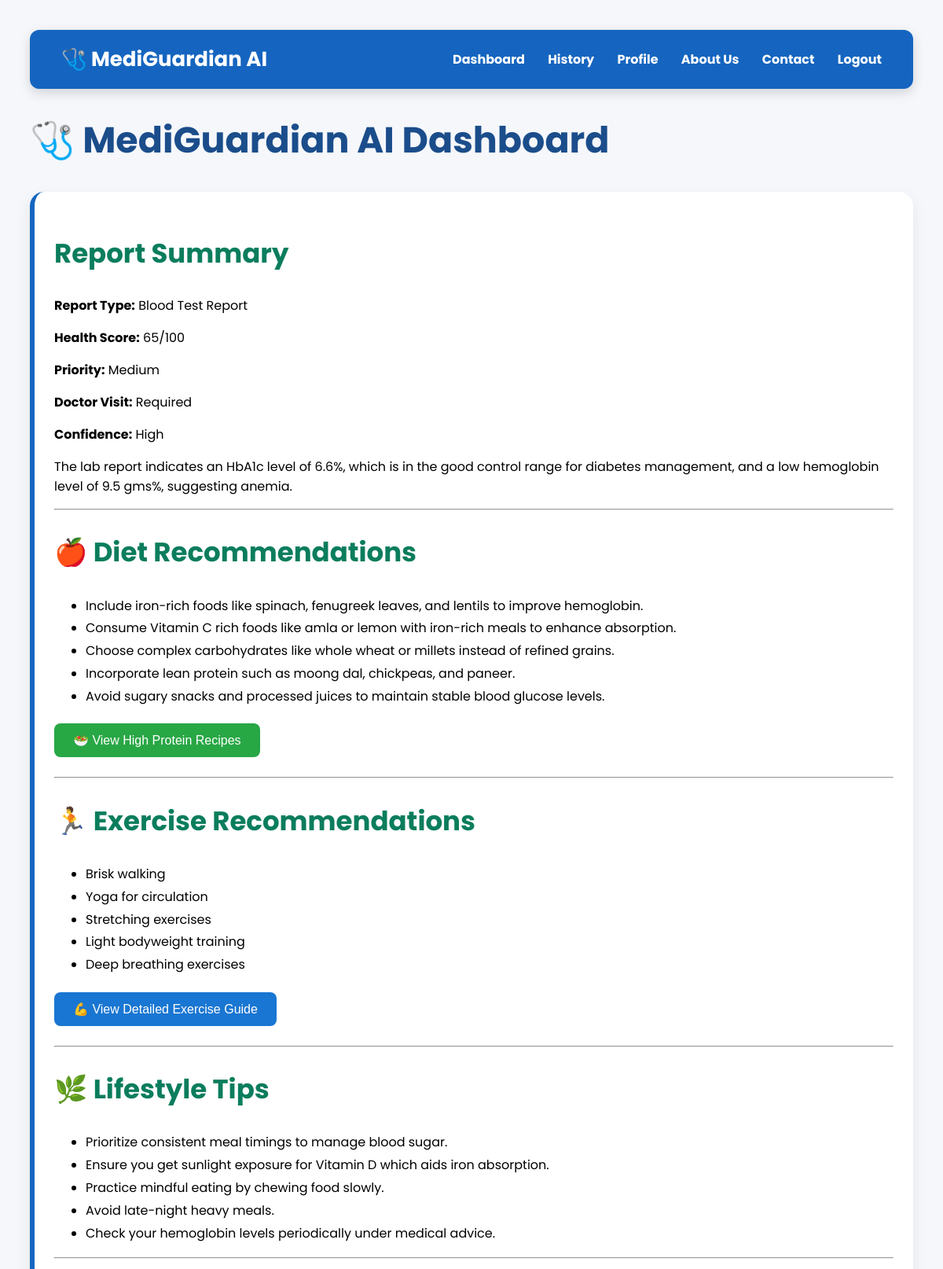
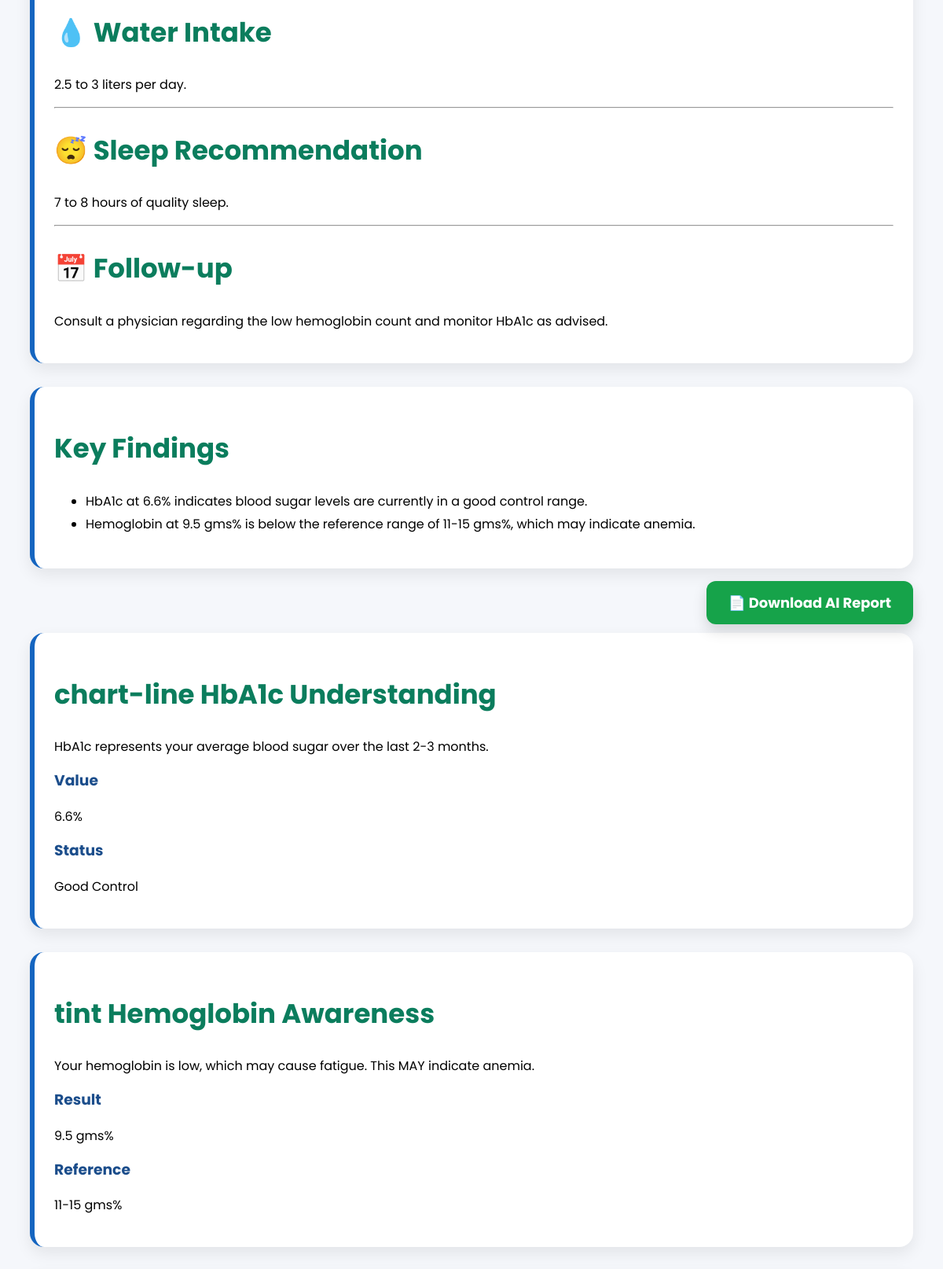
The app's page /report/21 (signed in, upper part) with its own data (2 pictures, top to bottom).
### models.py (models this page shows)
class Report(db.Model):
    __tablename__ = "reports"
    id = db.Column(db.Integer, primary_key=True)
    user_id = db.Column(
        db.Integer,
        db.ForeignKey("users.id")
    )
    report_name = db.Column(db.String(200))
    report_type = db.Column(db.String(100))
    health_score = db.Column(db.Integer)
    priority = db.Column(db.String(50))
    summary = db.Column(db.Text)
    analysis_json = db.Column(db.Text)
    uploaded_at = db.Column(
        db.DateTime,
        default=datetime.utcnow
    )

### app.py (the view)
@app.route("/report/<int:report_id>")
@login_required
def view_report(report_id):
    report = Report.query.filter_by(
        id=report_id,
        user_id=current_user.id
    ).first_or_404()
    analysis = json.loads(report.analysis_json)
    session["analysis"] = analysis
    return render_template(
        "dashboard.html",
        analysis=analysis
    )

### app.py (called while the page is built)
@login_manager.user_loader
def load_user(user_id):
    return User.query.get(int(user_id))

### templates/dashboard.html (shortened to what this page needs)
<!DOCTYPE html>
<html>
<head>
</head>
<body>
<nav class="navbar">
    <div class="logo">
        🩺 MediGuardian AI
    </div>
    <div class="nav-links">
        <a href="{{ url_for('dashboard') }}">Dashboard</a>
        <a href="{{ url_for('history') }}">History</a>
        <a href="{{ url_for('profile') }}">Profile</a>
        <a href="{{ url_for('about') }}">About Us</a>
        <a href="{{ url_for('contact') }}">Contact</a>
        <a href="{{ url_for('logout') }}">Logout</a>
    </div>
</nav>
<h1>🩺 MediGuardian AI Dashboard</h1>
    <div class="card">
        <h2>Report Summary</h2>
        <p><b>Report Type:</b> {{ analysis.report_type }}</p>
        <p><b>Health Score:</b> {{ analysis.health_score }}/100</p>
        <p><b>Priority:</b> {{ analysis.priority }}</p>
        <p><b>Doctor Visit:</b> {{ analysis.doctor_visit }}</p>
        <p><b>Confidence:</b> {{ analysis.confidence }}</p>
        <p>{{ analysis.summary }}</p>
        <hr>
        <h2>🍎 Diet Recommendations</h2>
        <ul>
            {% for item in analysis.diet_recommendations %}
            <li>{{ item }}</li>
            {% endfor %}
        </ul>
        <div style="margin-top:20px; margin-bottom:25px;">
<a href="{{ url_for('recipe_page') }}">
<button
style="
background:#28a745;
color:white;
border:none;
padding:12px 24px;
border-radius:8px;
font-size:16px;
cursor:pointer;
">
🥗 View High Protein Recipes
</button>
</a>
</div>
        <hr>
        <h2>🏃 Exercise Recommendations</h2>
        <ul>
            {% for item in analysis.exercise_recommendations %}
            <li>{{ item }}</li>
            {% endfor %}
        </ul>
        <div style="margin-top:20px; margin-bottom:25px;">
<a href="{{ url_for('exercise_page') }}">
<button
style="
background:#1976d2;
color:white;
border:none;
padding:12px 24px;
border-radius:8px;
font-size:16px;
cursor:pointer;
">
💪 View Detailed Exercise Guide
</button>
</a>
</div>
        <hr>
        <h2>🌿 Lifestyle Tips</h2>
        <ul>
            {% for item in analysis.lifestyle_tips %}
            <li>{{ item }}</li>
            {% endfor %}
        </ul>
        <hr>
        <h2>💧 Water Intake</h2>
        <p>{{ analysis.water_intake }}</p>
        <hr>
        <h2>😴 Sleep Recommendation</h2>
        <p>{{ analysis.sleep_recommendation }}</p>
        <hr>
        <h2>📅 Follow-up</h2>
        <p>{{ analysis.follow_up }}</p>
    </div>
    <div class="card">
        <h2>Key Findings</h2>
        <ul>
            {% for item in analysis.key_findings %}
            <li>{{ item }}</li>
            {% endfor %}
        </ul>
    </div>
<div style="text-align:right;margin-bottom:25px;">
    <a href="{{ url_for('download_report') }}"
       style="
       background:#16a34a;
       color:white;
       padding:15px 28px;
       border-radius:12px;
       text-decoration:none;
       font-weight:bold;
       font-size:18px;
       box-shadow:0 8px 18px rgba(0,0,0,.15);">
       📄 Download AI Report
    </a>
</div>
    {% for card in analysis.cards %}
    <a href="{{ url_for('card_detail', card_id=card.id) }}" class="card-link">
        <div class="card">
            <h2>{{ card.icon }} {{ card.title }}</h2>
            <p>{{ card.description }}</p>
            <div class="card-content">
                {% for key, value in card.content.items() %}
                <h3>{{ key }}</h3>
                {% if value is iterable and value is not string %}
                <ul>
                    {% for item in value %}
                    <li>{{ item }}</li>
                    {% endfor %}
                </ul>
                {% else %}
                <p>{{ value }}</p>
                {% endif %}
                {% endfor %}
            </div>
        </div>
    </a>
    {% endfor %}
</body>
</html>

### templates/dashboard.html (style rules this page uses)
.navbar { background:#1565C0; color:white; display:flex; justify-content:space-between; align-items:center; padding:18px 40px; border-radius:12px; margin-bottom:30px; box-shadow:0 5px 15px rgba(0,0,0,.15); }
.logo { font-size:26px; font-weight:bold; }
.nav-links a { color:white; text-decoration:none; margin-left:25px; font-weight:bold; transition:.3s; }
body { font-family: 'Poppins', sans-serif; background: #f5f7fb; padding: 30px; }
h1 { color: #1b4d8b; font-size: 46px; }
h2 { color: #0b7d5d; font-size: 34px; }
.card { background: white; padding: 25px; margin-bottom: 30px; border-radius: 18px; box-shadow: 0 8px 20px rgba(0, 0, 0, .08); transition: 0.3s; border-left: 6px solid #1565C0; }
.card-link { text-decoration: none; color: inherit; }
ul { line-height: 1.8; }
h3 { color: #1b4d8b; margin-top: 15px; }

### records on screen
Report: report_type "Blood Test Report", priority "Medium", summary "The lab report indicates an HbA1c level of 6.6%, which is in the good control range for diabetes management, and a low hemoglobin level of 9.5 gms%, suggesting anemia."

### other values on screen
{{ analysis.health_score }} "65"
{{ analysis.doctor_visit }} "Required"
{{ analysis.confidence }} "High"
{{ item }} "Include iron-rich foods like spinach, fenugreek leaves, and lentils to improve hemoglobin." "Consume Vitamin C rich foods like amla or lemon with iron-rich meals to enhance absorption." "Choose complex carbohydrates like whole wheat or millets instead of refined grains." "Incorporate lean protein such as moong dal, chickpeas, and paneer." "Avoid sugary snacks and processed juices to maintain stable blood glucose levels."
{{ item }} "Brisk walking" "Yoga for circulation" "Stretching exercises" "Light bodyweight training" "Deep breathing exercises"
{{ item }} "Prioritize consistent meal timings to manage blood sugar." "Ensure you get sunlight exposure for Vitamin D which aids iron absorption." "Practice mindful eating by chewing food slowly." "Avoid late-night heavy meals." "Check your hemoglobin levels periodically under medical advice."
{{ analysis.water_intake }} "2.5 to 3 liters per day."
{{ analysis.sleep_recommendation }} "7 to 8 hours of quality sleep."
{{ analysis.follow_up }} "Consult a physician regarding the low hemoglobin count and monitor HbA1c as advised."
{{ item }} "HbA1c at 6.6% indicates blood sugar levels are currently in a good control range." "Hemoglobin at 9.5 gms% is below the reference range of 11-15 gms%, which may indicate anemia."
{{ card.icon }} "chart-line" "tint"
{{ card.title }} "HbA1c Understanding" "Hemoglobin Awareness"
{{ card.description }} "HbA1c represents your average blood sugar over the last 2-3 months." "Your hemoglobin is low, which may cause fatigue. This MAY indicate anemia."
{{ key }} "Value" "Status" "Result" "Reference"
{{ value }} "6.6%" "Good Control" "9.5 gms%" "11-15 gms%"
